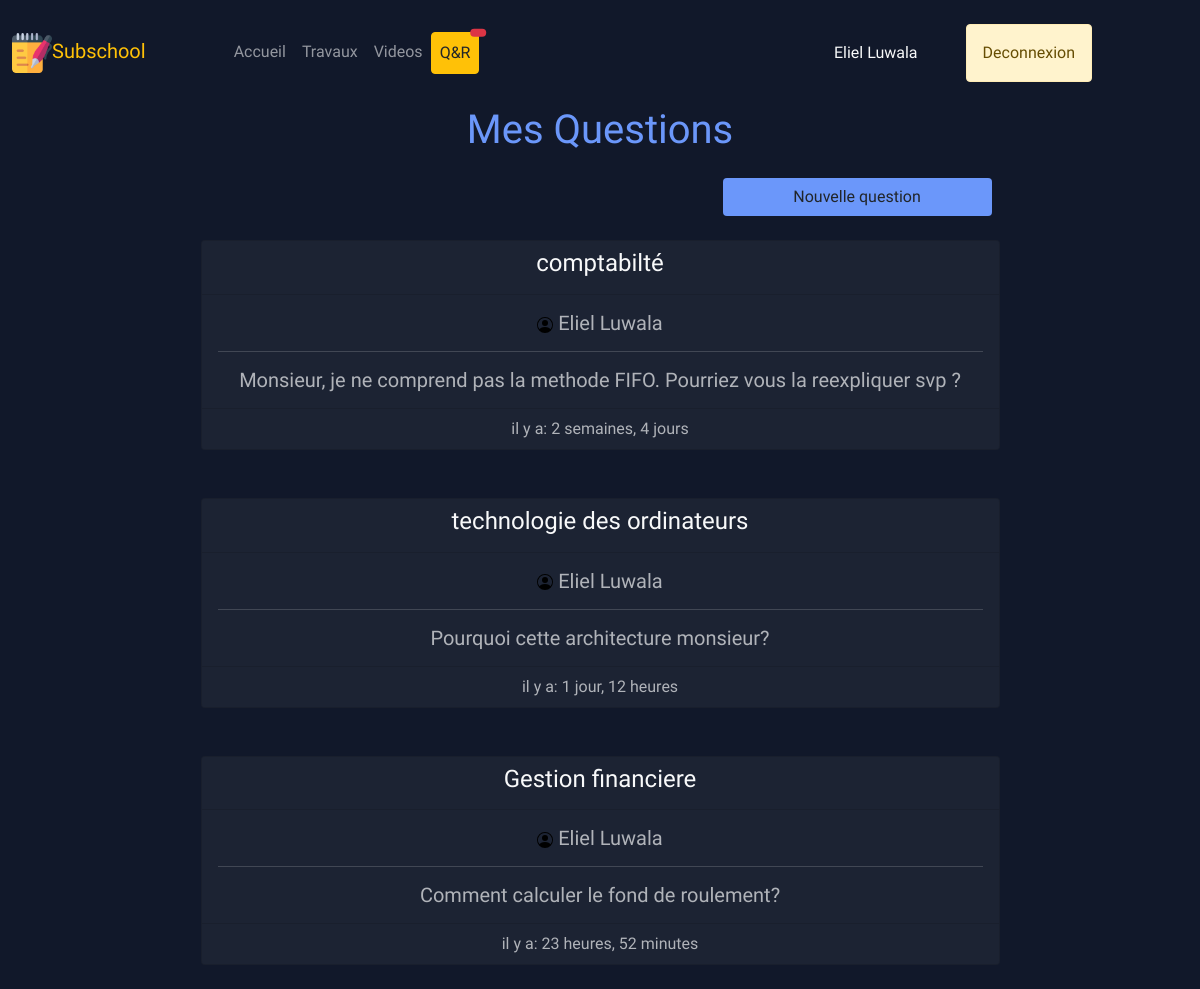
Screenshot of /questions_student_side/ (signed in) with the database file from the repository.
### school/models.py (models this page shows, shortened)
class Student(models.Model):
    user = models.OneToOneField(User, on_delete=models.CASCADE, null=True)
    name = models.CharField(max_length=255)
    matricule = models.CharField(max_length=255, null=True, blank=True)
    promotion = models.ForeignKey(Promotion, on_delete=models.CASCADE)
    com_prom = models.ForeignKey(Promotion, on_delete=models.SET_NULL, null=True, blank=True, related_name="complement")
    def __str__(self):
        return self.name

class Question(models.Model):
    student = models.ForeignKey(Student, on_delete=models.CASCADE)
    course = models.ForeignKey(Course, on_delete=models.CASCADE)
    title = models.CharField(max_length=255)
    question = models.TextField()
    date = models.DateTimeField(auto_now_add=True)
    satisfied = models.BooleanField(default=False)
    @property
    def get_nbr_response_student(self):
        responses = Response.objects.filter(question=self, is_read=False)
        nbr_r = 0
        for response in responses:
            if response.owner_type != "2":
                nbr_r += 1
        return nbr_r

class Course(models.Model):
    image = models.FileField(upload_to="course_img", null=True)
    name = models.CharField(max_length=255)
    promotion = models.ManyToManyField(Promotion, related_name="courses")
    teacher = models.ForeignKey(Teacher, on_delete=models.CASCADE, null=True)
    credit = models.IntegerField(default=1)
    description = models.TextField(null=True)
    note = models.ManyToManyField(Note, related_name="note")
    hours = models.IntegerField()

### school/views.py (the view, shortened to what this page needs)
# urls.py: path('questions_student_side/', questions_student_side, name="question-student"),
def questions_student_side(request):
    questions = Question.objects.filter(student=request.user.student)
    courses = Course.objects.filter(
        Q(promotion=request.user.student.promotion) | Q(promotion=request.user.student.com_prom))
    courses = set(courses)
    return render(request, 'school/questions_student_side.html', context={'questions': questions, 'courses': courses})

### templates/school/questions_student_side.html (shortened to what this page needs)
{% extends 'school/base_student.html'  %}
{% load static %}
{% block content %}
    <h1 class="text-center" style="color: #6B97FA">Mes Questions</h1>
    <div class="row col-md-9 mt-3">
    <div class="row text-end">
        <a class="btn btn-outline col-md-4" data-bs-toggle="modal" style="background-color: #6B97FA;margin-left: auto" href="#exampleModalToggle" role="button">Nouvelle question</a>
    </div>
        {% for question in questions %}
        <a class="nav-link" href="{% url 'detail-question-student' question.id %}">
        <div class="card text-center mt-3 mb-3" style="background-color: #1C2333;color:#B0B3B9">
            <div class="card-header text-light" style="background-color: #1C2333;">
                <h4 class="text-center">{{ question.course.name }}</h4>
            </div>
            <div class="card-body" style="background-color: #1C2333;">
              <h5 class="card-title"><img src="{% static 'img/person-circle.svg' %}"> {{ question.student.name }}</h5>
                <hr>
              <h5 class="card-text">{{ question.question }}</h5>
            </div>
            <div class="card-footer" style="background-color: #1C2333;">
              il y a: {{ question.date|timesince }}
            </div>
          </div>
        </a>
    {% endfor %}
    </div>
{% endblock %}

### templates/school/navbar_student.html (shortened to what this page needs)
{% load static %}
<nav class="navbar navbar-expand-lg navbar-dark">
    <div class="container-fluid">
    <a class="navbar-brand brand-site text-warning mx-auto" style="" href="{% url 'home-student' %}"><img src="{% static 'img/notes.png' %}" class="rounded" style="height: 5vh;width: 5vh">Subschool</a>
    <div class="collapse navbar-collapse" style="margin-left: 10vh" id="navbarNavAltMarkup">
      <ul class="navbar-nav mr-auto">
          <li class="nav-item">
            <a class="nav-link {{ activehome }}" aria-current="page" href="{% url 'home-student' %}">Accueil</a>
          </li>
          <li class="nav-item">
                        <a class="nav-link {{ activedut }}" href="{% url 'homework-for-student' %}">Travaux</a>
          </li>
          <li class="nav-item">
                <a class="nav-link {{ activevideo }}" href="{% url 'student-video' %}">Videos</a>
          </li>
          <li class="nav-item">
              <a type="button" class="nav-link btn btn-warning text-dark position-relative" id="qr-not" href="{% url 'question-student' %}">
                Q&R
                  <span class="position-absolute top-0 start-100 translate-middle badge rounded-pill bg-danger">
                  </span>
                </a>
          </li>
      </ul>
    </div>
    <div class="d-flex align-items-center mx-5 mt-3" id="auth-div" style="display: flex;flex-direction: row">
        <p class="text-light username" style="">{{ request.user.student  }}</p>
        {% if request.user.is_authenticated %}
                <a href="{% url 'logout' %}" id="auth-btn" style="" class="btn btn-warning mx-5 alert alert-warning">Deconnexion</a>
              {% endif %}
    </div>
    </div>
</nav>

### rows the page displays
Question: course.name "comptabilté", student.name "Eliel Luwala", question "Monsieur, je ne comprend pas la methode FIFO. Pourriez vous la reexpliquer svp ?", date "2 semaines, 4 jours"
Question: course.name "technologie des ordinateurs", student.name "Eliel Luwala", question "Pourquoi cette architecture monsieur?", date "1 jour, 12 heures"
Question: course.name "Gestion financiere", student.name "Eliel Luwala", question "Comment calculer le fond de roulement?", date "23 heures, 52 minutes"

### other values shown
{{ request.user.student }} "Eliel Luwala"
